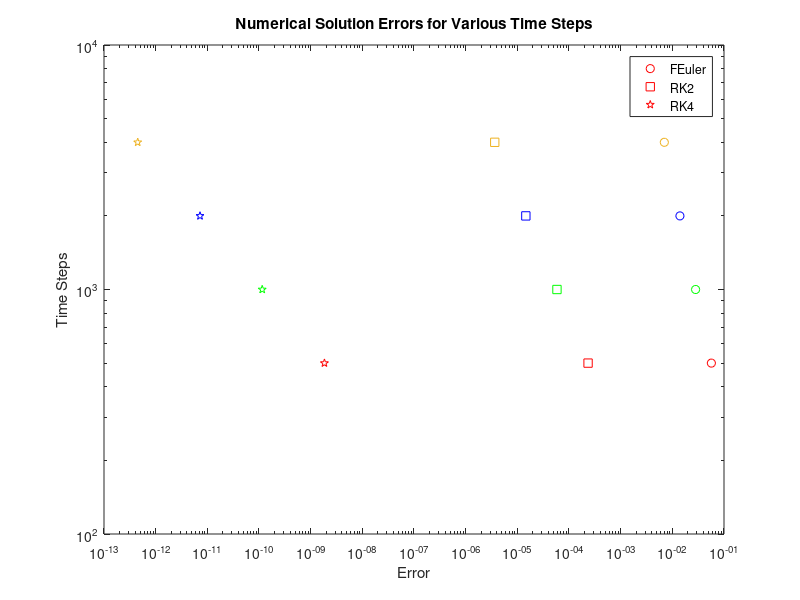

MATLAB code to generate this figure:
% Zane Grothe
% AERO 7970
% HW 7
% 10/21/22

clear all
close all
clc

% Problem 2 ~~~~~~~~~~~~~~~~~~~~

% Part c)

%  Initial conditions
error = zeros(3,4);                   % perallocation (error)
t0 = 0;                               % starting time
tf = 2*pi/1i;                         % final time
nm = [500,1000,2000,4000];            % number of steps (matrix)
k = 1;                                % counter
while k < 5
    n = nm(k);
    
    dt = tf/n;                        % step size
    t = zeros(1,n+1);                 % time range of result (imag numbers)
    for j = 1:(length(t)-1)
        t(j+1) = t(j) + dt;
    end
    %t = t0:dt:tf;                    % time range of result (real numbers)
    z = zeros(1,length(t));           % preallocation (position)
    z(1) = 1+1i;                      % initial conditions
    F_tz1 = @(t,z) -z/abs(z)^3;       % dz1/dt
    F_tz2 = @(t,z) z;                 % dz2/dt

    % Color matrix to pick from for plotting
    C=[1,0,0; 0,1,0; 0,0,1; .929,.694,.125; 0,1,1; 1,0,1; 0,0,0; .85,.325,.098];
    % [ red ; green; blue ; gold          ; cyan ; mag. ; black; brown        ]

    %% Forward Euler (red)
    % y(t_i+1) = y(t_i) + dt*f(t_i, y(t_i))

    for j = 1:(length(t)-1)
        z(j+1) = z(j) + dt*F_tz1(t(j),z(j));
    end

    for j = 1:(length(t)-1)
        z(j+1) = z(j) + dt*F_tz2(t(j),z(j));
    end

    error(1,k) = abs(z(1)-z(end));

    figure(1)
    loglog(error(1,k),n,'o','color',C(k,:))
    hold on

    %% RK2 (green)
    % y(t_i+1) = y(t_i) + dt/2*( k1 + k2 )

    for j = 1:(length(t)-1)
        k1 = F_tz1(t(j),z(j));
        k2 = F_tz1(t(j+1),z(j)+dt*k1);

        z(j+1) = z(j) + dt/2*(k1+k2);
    end

    for j = 1:(length(t)-1)
        k1 = F_tz2(t(j),z(j));
        k2 = F_tz2(t(j+1),z(j)+dt*k1);

        z(j+1) = z(j) + dt/2*(k1+k2);
    end

    error(2,k) = abs(z(1)-z(end));

    figure(1)
    loglog(error(2,k),n,'square','color',C(k,:))
    hold on

    %% RK4 (blue)
    % y(t_i+1) = y(t_i) + dt/6*( k1 + 2*k2 + 2*k3 + k4)

    for j = 1:(length(t)-1)
        k1 = F_tz1(t(j),z(j));
        k2 = F_tz1(t(j)+dt/2,z(j)+dt/2*k1);
        k3 = F_tz1(t(j)+dt/2,z(j)+dt/2*k2);
        k4 = F_tz1(t(j)+dt,z(j)+dt*k3);

        z(j+1) = z(j) + dt/6*(k1+2*k2+2*k3+k4);
    end

    for j = 1:(length(t)-1)
        k1 = F_tz2(t(j),z(j));
        k2 = F_tz2(t(j)+dt/2,z(j)+dt/2*k1);
        k3 = F_tz2(t(j)+dt/2,z(j)+dt/2*k2);
        k4 = F_tz2(t(j)+dt,z(j)+dt*k3);

        z(j+1) = z(j) + dt/6*(k1+2*k2+2*k3+k4);
    end

    error(3,k) = abs(z(1)-z(end));

    figure(1)
    loglog(error(3,k),n,'pentagram','color',C(k,:))
    hold on
    
    k = k+1;
end

figure(1)
legend({'FEuler','RK2','RK4'},'Location','best')
xlabel('Error')
ylabel('Time Steps')
title('Numerical Solution Errors for Various Time Steps')
